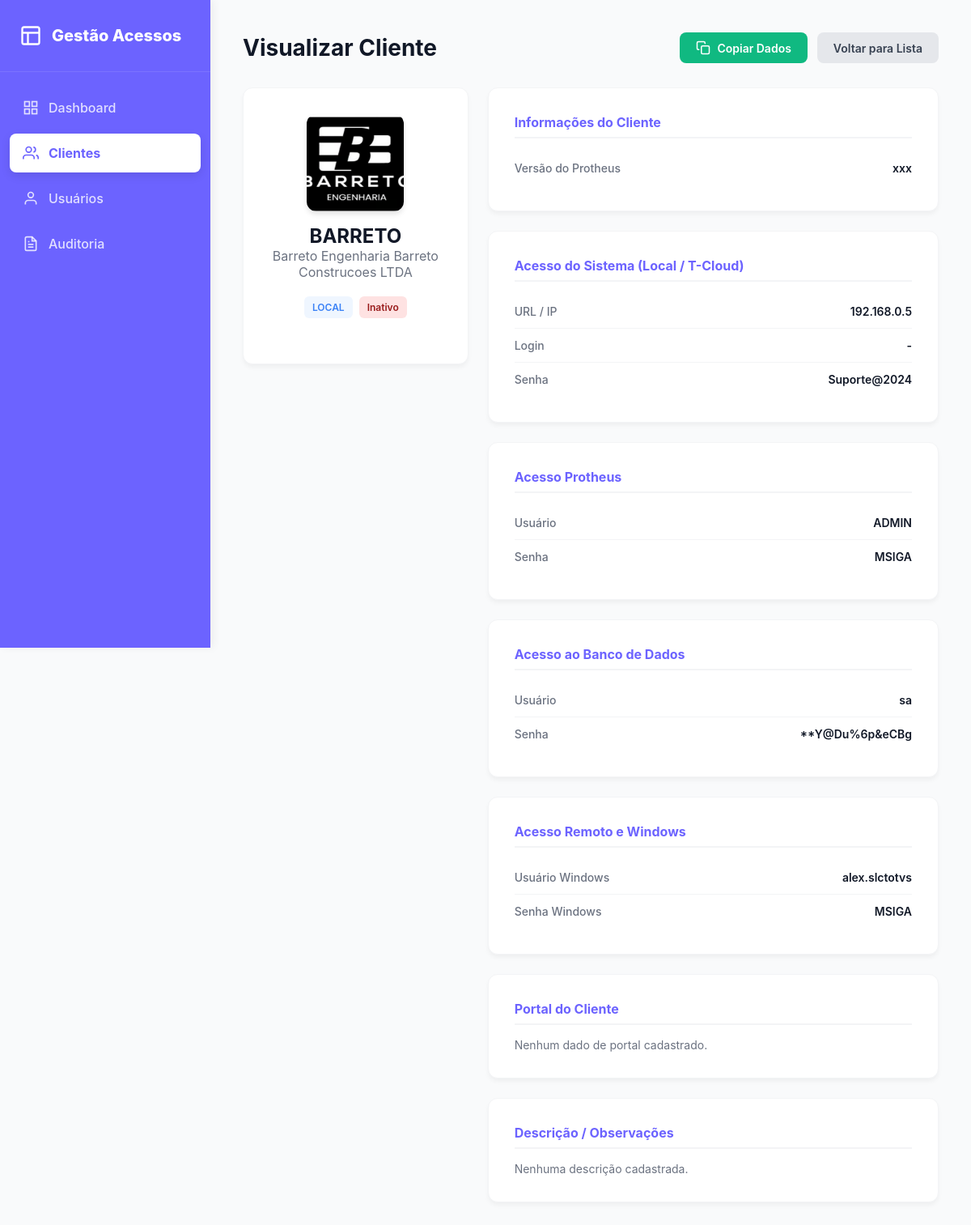
/clientes/visualizar/39 (signed in), run on the app's committed database.
### tables this page shows
CREATE TABLE clientes (
    id INTEGER PRIMARY KEY AUTOINCREMENT,
    nome_empresa TEXT NOT NULL,
    nome_identificacao TEXT,
    imagem_path TEXT,
    tipo_cliente TEXT DEFAULT 'LOCAL', -- 'LOCAL' ou 'T-CLOUD'
    
    -- Dados do Portal do Cliente
    portal_url TEXT,
    portal_login TEXT,
    portal_senha TEXT,
    
    responsavel_cadastro INTEGER,
    observacoes TEXT,
    status TEXT NOT NULL DEFAULT 'ativo',
    criado_em TEXT NOT NULL DEFAULT (datetime('now','localtime')),
    atualizado_em TEXT, versao_protheus TEXT,
    FOREIGN KEY (responsavel_cadastro) REFERENCES usuarios(id)
);

CREATE TABLE acessos (
    id INTEGER PRIMARY KEY AUTOINCREMENT,
    cliente_id INTEGER NOT NULL,
    ambiente_id INTEGER NOT NULL,
    sistema_servico TEXT,
    usuario_login TEXT,
    senha_cripto BLOB,
    endereco TEXT,
    porta TEXT,
    observacoes TEXT,
    criado_em TEXT NOT NULL DEFAULT (datetime('now','localtime')),
    atualizado_em TEXT,
    FOREIGN KEY (cliente_id) REFERENCES clientes(id) ON DELETE CASCADE,
    FOREIGN KEY (ambiente_id) REFERENCES ambientes(id)
);

### routes/clientes.py (the view)
@clientes_bp.route("/clientes/visualizar/<int:id>")
@login_required
def visualizar(id):
    conn = get_connection()
    cliente = conn.execute("SELECT * FROM clientes WHERE id = ?", (id,)).fetchone()
    acessos = conn.execute("SELECT * FROM acessos WHERE cliente_id = ?", (id,)).fetchall()
    conn.close()
    if not cliente:
        flash("Cliente não encontrado.", "error")
        return redirect(url_for("clientes.index"))
    dados_acesso = {
        "principal": next((a for a in acessos if a['sistema_servico'] == "Acesso Principal"), None),
        "protheus": next((a for a in acessos if a['sistema_servico'] == "Protheus"), None),
        "banco": next((a for a in acessos if a['sistema_servico'] == "Banco de Dados"), None),
        "anydesk": next((a for a in acessos if a['sistema_servico'] == "AnyDesk"), None),
        "windows": next((a for a in acessos if a['sistema_servico'] == "Windows"), None),
    }
    return render_template("clientes_visualizar.html", cliente=cliente, dados_acesso=dados_acesso)

### database/db.py (called while the page is built)
def get_connection():
    conn = sqlite3.connect(Config.DATABASE_PATH)
    conn.row_factory = sqlite3.Row
    conn.execute("PRAGMA foreign_keys = ON")
    return conn

### routes/auth.py (called while the page is built)
def login_required(f):
    @wraps(f)
    def decorated_function(*args, **kwargs):
        if "usuario_id" not in session:
            flash("Você precisa fazer login.", "error")
            return redirect(url_for("auth.login"))
        return f(*args, **kwargs)
    return decorated_function

### templates/clientes_visualizar.html (shortened to what this page needs)
<!DOCTYPE html>
<html lang="pt-BR">
<head>
</head>
<body>
    <aside class="sidebar">
        <div class="sidebar-header">
            <svg width="28" height="28" viewBox="0 0 24 24" fill="none" stroke="currentColor" stroke-width="2"><rect x="3" y="3" width="18" height="18" rx="2" ry="2"></rect><line x1="3" y1="9" x2="21" y2="9"></line><line x1="9" y1="21" x2="9" y2="9"></line></svg>
            <h2>Gestão Acessos</h2>
        </div>
        <nav>
            <a href="/dashboard" class="nav-item"><svg viewBox="0 0 24 24" fill="none" stroke="currentColor" stroke-width="2"><rect x="3" y="3" width="7" height="7"></rect><rect x="14" y="3" width="7" height="7"></rect><rect x="14" y="14" width="7" height="7"></rect><rect x="3" y="14" width="7" height="7"></rect></svg>Dashboard</a>
            <a href="/clientes" class="nav-item active"><svg viewBox="0 0 24 24" fill="none" stroke="currentColor" stroke-width="2"><path d="M17 21v-2a4 4 0 0 0-4-4H5a4 4 0 0 0-4 4v2"></path><circle cx="9" cy="7" r="4"></circle><path d="M23 21v-2a4 4 0 0 0-3-3.87"></path><path d="M16 3.13a4 4 0 0 1 0 7.75"></path></svg>Clientes</a>
            {% if session.get('usuario_nivel') == 'ADM' %}
            <a href="/usuarios" class="nav-item"><svg viewBox="0 0 24 24" fill="none" stroke="currentColor" stroke-width="2"><path d="M20 21v-2a4 4 0 0 0-4-4H8a4 4 0 0 0-4 4v2"></path><circle cx="12" cy="7" r="4"></circle></svg>Usuários</a>
            {% endif %}
            {% if session.get('usuario_nivel') == 'ADM' or 'auditoria_visualizar' in session.get('usuario_permissoes', '') %}
            <a href="/auditoria" class="nav-item">Auditoria</a>
            {% endif %}
        </nav>
    </aside>
    <main class="main-content">
        <div class="topbar">
            <h1>Visualizar Cliente</h1>
            <div class="topbar-actions">
                <button class="btn-copiar" id="btnCopiar">
                    <svg width="18" height="18" viewBox="0 0 24 24" fill="none" stroke="currentColor" stroke-width="2" stroke-linecap="round" stroke-linejoin="round"><rect x="9" y="9" width="13" height="13" rx="2" ry="2"></rect><path d="M5 15H4a2 2 0 0 1-2-2V4a2 2 0 0 1 2-2h9a2 2 0 0 1 2 2v1"></path></svg>
                    Copiar Dados
                </button>
                <a href="{{ url_for('clientes.index') }}" class="btn-voltar">Voltar para Lista</a>
            </div>
        </div>
        <div class="grid-info">
            <div>
                <div class="card">
                    <div class="profile-header">
                        {% if cliente['imagem_path'] %}
                            <img src="{{ url_for('static', filename='uploads/' + cliente['imagem_path']) }}" class="profile-img">
                        {% else %}
                            <div class="profile-img" style="display:flex; align-items:center; justify-content:center; font-size:48px; color:#6c63ff; font-weight:bold;">
                                {{ cliente['nome_empresa'][0] | upper }}
                            </div>
                        {% endif %}
                        <div class="profile-name">{{ cliente['nome_empresa'] }}</div>
                        <div class="profile-sigla">{{ cliente['nome_identificacao'] or 'Sem identificação' }}</div>
                        <div style="display: flex; gap: 8px; margin-top: 8px;">
                            <span class="badge {{ 'tcloud' if cliente['tipo_cliente'] == 'T-CLOUD' else 'local' }}">
                                {{ cliente['tipo_cliente'] or 'LOCAL' }}
                            </span>
                            {% if cliente['status'] == 'inativo' %}
                                <span class="badge status-inativo">Inativo</span>
                            {% else %}
                                <span class="badge status-ativo">Ativo</span>
                            {% endif %}
                        </div>
                    </div>
                </div>
            </div>
            <div>
                <div class="card">
                    <div class="section-title">Informações do Cliente</div>
                    <div class="info-row">
                        <span class="info-label">Versão do Protheus</span>
                        <span class="info-value">{{ cliente['versao_protheus'] or '-' }}</span>
                    </div>
                </div>
                <div class="card">
                    <div class="section-title">Acesso do Sistema (Local / T-Cloud)</div>
                    {% if dados_acesso.principal %}
                        <div class="info-row">
                            <span class="info-label">URL / IP</span>
                            <span class="info-value">{{ dados_acesso.principal['endereco'] or '-' }}</span>
                        </div>
                        <div class="info-row">
                            <span class="info-label">Login</span>
                            <span class="info-value">{{ dados_acesso.principal['usuario_login'] or '-' }}</span>
                        </div>
                        <div class="info-row">
                            <span class="info-label">Senha</span>
                            <span class="info-value">{{ dados_acesso.principal['senha_cripto'] or '-' }}</span>
                        </div>
                    {% else %}
                        <p style="color:#6b7280; font-size:14px;">Nenhum acesso principal cadastrado.</p>
                    {% endif %}
                </div>
                <div class="card">
                    <div class="section-title">Acesso Protheus</div>
                    {% if dados_acesso.protheus %}
                        <div class="info-row">
                            <span class="info-label">Usuário</span>
                            <span class="info-value">{{ dados_acesso.protheus['usuario_login'] or '-' }}</span>
                        </div>
                        <div class="info-row">
                            <span class="info-label">Senha</span>
                            <span class="info-value">{{ dados_acesso.protheus['senha_cripto'] or '-' }}</span>
                        </div>
                    {% else %}
                        <p style="color:#6b7280; font-size:14px;">Nenhum acesso ao Protheus cadastrado.</p>
                    {% endif %}
                </div>
                <div class="card">
                    <div class="section-title">Acesso ao Banco de Dados</div>
                    {% if dados_acesso.banco %}
                        <div class="info-row">
                            <span class="info-label">Usuário</span>
                            <span class="info-value">{{ dados_acesso.banco['usuario_login'] or '-' }}</span>
                        </div>
                        <div class="info-row">
                            <span class="info-label">Senha</span>
                            <span class="info-value">{{ dados_acesso.banco['senha_cripto'] or '-' }}</span>
                        </div>
                    {% else %}
                        <p style="color:#6b7280; font-size:14px;">Nenhum acesso ao banco cadastrado.</p>
                    {% endif %}
                </div>
                <div class="card">
                    <div class="section-title">Acesso Remoto e Windows</div>
                    {% if dados_acesso.anydesk or dados_acesso.windows %}
                        {% if dados_acesso.windows %}
                        <div class="info-row">
                            <span class="info-label">Usuário Windows</span>
                            <span class="info-value">{{ dados_acesso.windows['usuario_login'] or '-' }}</span>
                        </div>
                        <div class="info-row">
                            <span class="info-label">Senha Windows</span>
                            <span class="info-value">{{ dados_acesso.windows['senha_cripto'] or '-' }}</span>
                        </div>
                        {% endif %}
                    {% else %}
                        <p style="color:#6b7280; font-size:14px;">Nenhum acesso remoto cadastrado.</p>
                    {% endif %}
                </div>
                <div class="card">
                    <div class="section-title">Portal do Cliente</div>
                    {% if cliente['portal_url'] or cliente['portal_login'] %}
                        <div class="info-row">
                            <span class="info-label">URL do Portal</span>
                            <span class="info-value">{{ cliente['portal_url'] or '-' }}</span>
                        </div>
                        <div class="info-row">
                            <span class="info-label">Login do Portal</span>
                            <span class="info-value">{{ cliente['portal_login'] or '-' }}</span>
                        </div>
                        <div class="info-row">
                            <span class="info-label">Senha do Portal</span>
                            <span class="info-value">{{ cliente['portal_senha'] or '-' }}</span>
                        </div>
                    {% else %}
                        <p style="color:#6b7280; font-size:14px;">Nenhum dado de portal cadastrado.</p>
                    {% endif %}
                </div>
                <div class="card">
                    <div class="section-title">Descrição / Observações</div>
                    {% if cliente['observacoes'] %}
                        <p style="color:#374151; font-size:14px; line-height:1.6; white-space: pre-wrap;">{{ cliente['observacoes'] }}</p>
                    {% else %}
                        <p style="color:#6b7280; font-size:14px;">Nenhuma descrição cadastrada.</p>
                    {% endif %}
                </div>
            </div>
        </div>
    </main>
</body>
</html>

### templates/clientes_visualizar.html (style rules this page uses)
* { margin: 0; padding: 0; box-sizing: border-box; font-family: 'Inter', -apple-system, sans-serif; }
body { background-color: #f9fafb; display: flex; min-height: 100vh; color: #111827; }
.sidebar { width: 260px; background-color: #6c63ff; color: white; display: flex; flex-direction: column; position: fixed; height: 100vh; box-shadow: 4px 0 10px rgba(0,0,0,0.05); z-index: 10; }
.sidebar-header { padding: 30px 24px; display: flex; align-items: center; gap: 12px; border-bottom: 1px solid rgba(255,255,255,0.1); }
.sidebar-header h2 { font-size: 20px; font-weight: 800; }
.sidebar nav { flex: 1; padding: 20px 12px; display: flex; flex-direction: column; gap: 8px; }
.nav-item { display: flex; align-items: center; gap: 12px; color: rgba(255,255,255,0.8); text-decoration: none; padding: 14px 16px; border-radius: 8px; font-weight: 500; }
.nav-item.active { background-color: #ffffff; color: #6c63ff; font-weight: 700; box-shadow: 0 4px 12px rgba(0,0,0,0.1); }
.nav-item svg { width: 20px; height: 20px; }
.main-content { flex: 1; margin-left: 260px; padding: 40px; }
.topbar { display: flex; justify-content: space-between; align-items: center; margin-bottom: 30px; }
.topbar h1 { font-size: 28px; font-weight: 700; }
.topbar-actions { display: flex; gap: 12px; }
.btn-voltar { background-color: #e5e7eb; color: #374151; border: none; padding: 10px 20px; border-radius: 8px; font-weight: 600; cursor: pointer; text-decoration: none; font-size: 14px; display: inline-flex; align-items: center; gap: 8px; }
.btn-copiar { background-color: #10b981; color: white; border: none; padding: 10px 20px; border-radius: 8px; font-weight: 600; cursor: pointer; font-size: 14px; display: inline-flex; align-items: center; gap: 8px; transition: 0.2s; }
.grid-info { display: grid; grid-template-columns: 1fr 2fr; gap: 24px; }
.card { background: white; border-radius: 12px; box-shadow: 0 4px 6px -1px rgba(0,0,0,0.05); padding: 32px; border: 1px solid #f3f4f6; margin-bottom: 24px; }
.profile-header { display: flex; flex-direction: column; align-items: center; text-align: center; margin-bottom: 24px; }
.profile-img { width: 120px; height: 120px; border-radius: 12px; object-fit: cover; background-color: #f3f4f6; margin-bottom: 16px; box-shadow: 0 4px 6px rgba(0,0,0,0.1); }
.profile-name { font-size: 24px; font-weight: 700; color: #111827; }
.profile-sigla { font-size: 16px; color: #6b7280; margin-bottom: 12px; }
.section-title { font-size: 16px; font-weight: 700; color: #6c63ff; margin-bottom: 16px; padding-bottom: 8px; border-bottom: 2px solid #f3f4f6; }
.info-row { display: flex; justify-content: space-between; padding: 12px 0; border-bottom: 1px solid #f3f4f6; }
.info-row:last-child { border-bottom: none; }
.info-label { font-size: 14px; color: #6b7280; font-weight: 500; }
.info-value { font-size: 14px; color: #111827; font-weight: 600; text-align: right; }
.badge { display: inline-block; padding: 6px 10px; border-radius: 6px; font-size: 12px; font-weight: 600; }
.badge.local { background-color: #eff6ff; color: #3b82f6; }
.badge.status-inativo { background-color: #fee2e2; color: #991b1b; }

### data on the page
clientes: imagem_path (picture), nome_empresa "BARRETO", nome_identificacao "Barreto Engenharia Barreto Construcoes LTDA", tipo_cliente "LOCAL", versao_protheus "xxx"
acessos: endereco "192.168.0.5", usuario_login "-", senha_cripto "Suporte@2024"
acessos: usuario_login "ADMIN", senha_cripto "MSIGA"
acessos: usuario_login "sa", senha_cripto "**Y@Du%6p&eCBg"
acessos: usuario_login "alex.slctotvs", senha_cripto "MSIGA"
